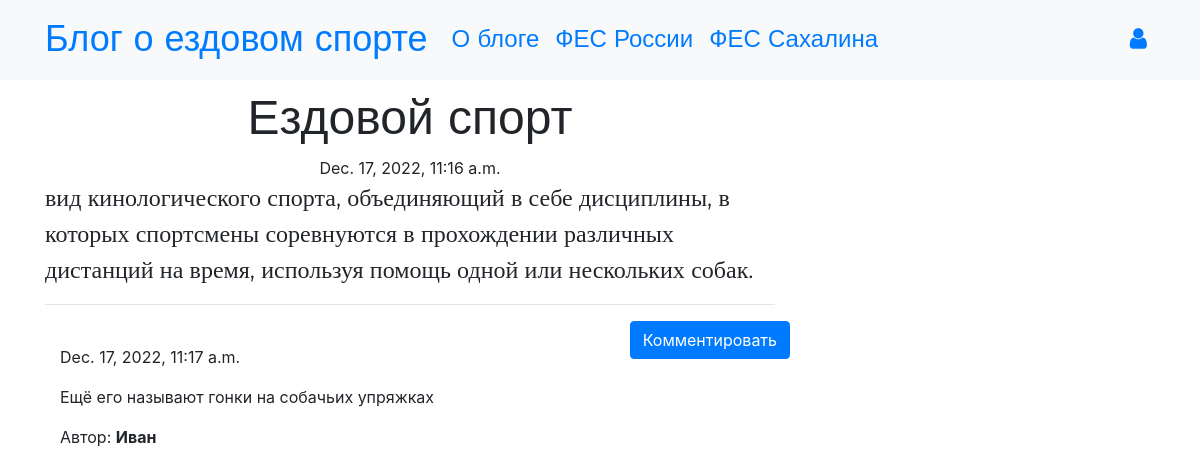
/post/1, run on the app's committed database.
### blog/models.py (models this page shows, shortened)
class Post(models.Model):
    author = models.ForeignKey('auth.User',on_delete=models.CASCADE)
    title = models.CharField(max_length=200)
    text = models.TextField()
    created_date = models.DateTimeField(default=timezone.now)
    published_date = models.DateTimeField(blank=True, null=True)

class Comment(models.Model):
    post = models.ForeignKey('blog.Post', related_name='comments',on_delete=models.CASCADE)
    author = models.CharField(max_length=200)
    text = models.TextField()
    created_date = models.DateTimeField(default=timezone.now)
    approved_comment = models.BooleanField(default=False)

### blog/views.py (the view)
# urls.py: path('post/<int:pk>', views.PostDetailView.as_view(), name='post_detail'),
class PostDetailView(DetailView):
    model = Post

### blog/templates/blog/post_detail.html (shortened to what this page needs)
{% extends 'blog/base.html' %}
{% block content %}
        <h1 class='posttitle loader'>{{ post.title }}</h1>
        {% if post.published_date %}
            <div class="date postdate">
                {{ post.published_date }}
            </div>
        {% else %}
            <a class="btn btn-outline-dark" href="{% url 'post_publish' pk=post.pk %}">Опубликовать запись</a>
        {% endif %}
      <p class='postcontent' >{{ post.text|safe|linebreaksbr }}</p>
  <hr>
  <a class="btn btn-primary btn-comment" href="{% url 'add_comment_to_post' pk=post.pk %}">Комментировать</a>
  <div class="container">
  {% for comment in post.comments.all %}
  <br>
      {% if user.is_authenticated or comment.approved_comment %}
              {{ comment.created_date }}
          <p>{{ comment.text|safe|linebreaks }}</p>
          <p>Автор: <strong>{{ comment.author }}</strong></p>
      {% endif %}
  {% empty %}
      <p>Нет комментариев</p>
  {% endfor %}
</div>
{% endblock %}

### blog/templates/blog/base.html (shortened to what this page needs)
<!DOCTYPE html>
{% load static %}
<html>
  <head>
    <link rel="stylesheet" href="https://stackpath.bootstrapcdn.com/bootstrap/4.1.3/css/bootstrap.min.css"
>
    <link href="https://maxcdn.bootstrapcdn.com/font-awesome/4.7.0/css/font-awesome.min.css" rel="stylesheet">
    <link rel="stylesheet" href="//cdn.jsdelivr.net/medium-editor/latest/css/medium-editor.min.css" type="text/css" media="screen" charset="utf-8">
    <link rel="stylesheet" href="{% static 'css/blog.css' %}">
  </head>
  <body class='loader'>
    <nav class="navbar navbar-expand-lg bg-light techfont">
      <div class="container">
        <div class="navbar-nav align-items-center">
          <a class="navbar-brand bigbrand" href="{% url 'post_list' %}">Блог о ездовом спорте</a>
          <a class="nav-item nav-link" href="{% url 'about' %}">О блоге</a>
          <a class="nav-item nav-link" href="http://fes-russia.ru/">ФЕС России</a>
          <a class="nav-item nav-link" href="http://fes65.ru/">ФЕС Сахалина</a>
        </div>
        <div class="navbar-nav align-items-center ml-auto">
          {% if user.is_authenticated %}
            <a class="nav-item nav-link" href="{% url 'post_new' %}">Создать запись</a>
            <a class="nav-item nav-link" href="{% url 'post_draft_list' %}">Черновики</a>
            <a class="nav-item nav-link" href="{% url 'logout' %}">Выйти</a>
            <a >Добро пожаловать, : {{ user.username }}</a>
          {% else %}
            <a class="nav-item nav-link" href="{% url 'login' %}" aria-label="Login">
              <span class="fa fa-user" aria-hidden="true"></span></a>
          {% endif %}
        </div>
      </div>
    </nav>
          <div class="content container">
              <div class="row">
                  <div class="col-md-8">
                    <div class="blog_posts">
                      {% block content %}
                      {% endblock %}
                    </div>
                  </div>
              </div>
          </div>
  </body>
</html>

### blog/static/css/blog.css (style rules this page uses)
.techfont { font-family: 'Russo One', sans-serif; font-size: 1.5em; margin-bottom: 10px; }
.postdate { text-align: center; }
.posttitle { font-family: 'Russo One', sans-serif; font-size: 3em; text-align: center; }
.postcontent { font-family: 'Montserrat'; font-size: 1.5em; }
.btn-comment { position: absolute; right: 0px; }
.bigbrand { font-size: 1.5em; }
.loader { filter:hue-rotate(0deg); color: linear-gradient(45deg,#0f8,#08f); animation:hue 5000ms infinite linear; }

### data on the page
Post: title "Ездовой спорт", published_date "Dec. 17, 2022, 11:16 a.m.", text "вид кинологического спорта, объединяющий в себе дисциплины, в которых спортсмены соревнуются в прохождении различных дистанций на время, используя помощь одной или нескольких собак."
Comment: created_date "Dec. 17, 2022, 11:17 a.m.", text "Ещё его называют гонки на собачьих упряжках", author "Иван"
